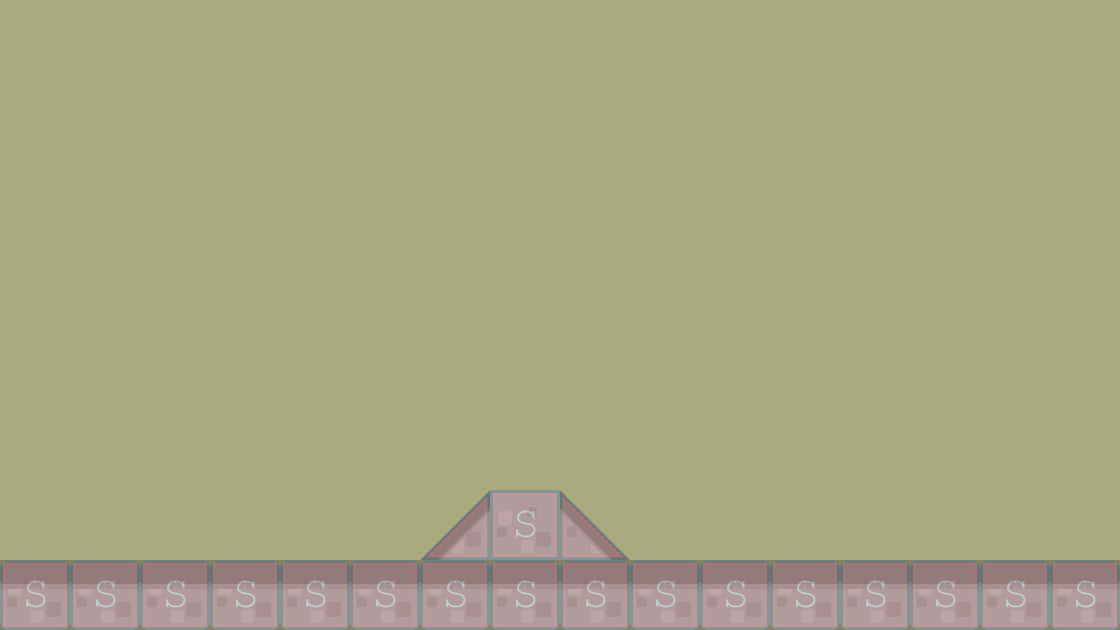

A 2D game scene composited from a Tiled map and its tileset images. What follows is a short description and the map's XML, with each tile layer's data collapsed to a summary:
An orthogonal 16x9 tile map with 70x70 px tiles, 2 tile layers (background, collision), 2 tilesets and 4 objects (EnemyBase, PlayerBase).

<map version="1.0" orientation="orthogonal" width="16" height="9" tilewidth="70" tileheight="70" backgroundcolor="#aaaa7f">
 <tileset firstgid="1" name="background-tiles" tilewidth="70" tileheight="70">
  <image source="../img/background-tiles.png" width="910" height="910" />
 </tileset>
 <tileset firstgid="170" name="meta-tiles" tilewidth="70" tileheight="70">
  <image source="../img/meta-tiles.png" width="350" height="70" />
  <tile id="1">
   <properties>
    <property name="type" value="lslope" />
   </properties>
  </tile>
  <tile id="3">
   <properties>
    <property name="type" value="rslope" />
   </properties>
  </tile>
  <tile id="4">
   <properties>
    <property name="type" value="solid" />
   </properties>
  </tile>
 </tileset>
 <layer name="background" width="16" height="9">
  <data>[144 cells, 19 non-empty, 4 distinct tile ids]</data>
 </layer>
 <layer name="collision" width="16" height="9" opacity="0.23">
  <data>[144 cells, 19 non-empty, 3 distinct tile ids]</data>
 </layer>
 <objectgroup name="BaseEntities" width="16" height="9">
  <object x="908" y="494" width="4" />
  <object name="EnemyBase" x="910" y="422" width="68" height="136">
   <properties>
    <property name="" value="" />
   </properties>
  </object>
  <object x="978" y="558" />
  <object name="PlayerBase" x="144" y="420" width="68" height="138" />
 </objectgroup>
</map>
